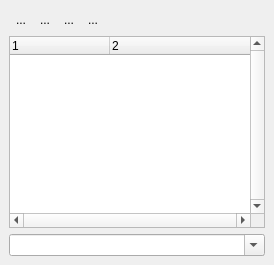
  <widget class="QDockWidget" name="dockWidgetHistory">
   <property name="sizePolicy">
    <sizepolicy hsizetype="Preferred" vsizetype="Preferred">
     <horstretch>0</horstretch>
     <verstretch>0</verstretch>
    </sizepolicy>
   </property>
   <property name="windowIcon">
    <iconset theme="folder-recent"/>
   </property>
   <property name="toolTip">
    <string>History of console commands &amp; statements</string>
   </property>
   <property name="statusTip">
    <string>History of console commands &amp; statements</string>
   </property>
   <property name="whatsThis">
    <string>&lt;html&gt;&lt;head/&gt;&lt;body&gt;&lt;p&gt;The history of commands and statements executed at Scipyen's console, and grouped by session, (start and end times shown).&lt;/p&gt;&lt;p&gt;Sessions without an end time are those where Scipyen was suddenly aborted.&lt;/p&gt;&lt;p&gt;You can copy these lines to a file, to the Scipyen's console, or execute them again (directly) by double-clicking.&lt;/p&gt;&lt;/body&gt;&lt;/html&gt;</string>
   </property>
   <property name="features">
    <set>QDockWidget::DockWidgetFeature::DockWidgetFloatable|QDockWidget::DockWidgetFeature::DockWidgetMovable</set>
   </property>
   <property name="windowTitle">
    <string>&amp;Command History</string>
   </property>
   <attribute name="dockWidgetArea">
    <number>8</number>
   </attribute>
   <widget class="QWidget" name="dockWidgetHistoryContents">
    <layout class="QGridLayout" name="gridLayout_2">
     <item row="0" column="0">
      <layout class="QHBoxLayout" name="horizontalLayout_4">
       <property name="spacing">
        <number>0</number>
       </property>
       <item>
        <widget class="QToolButton" name="historyCommandsExecuteToolButton">
         <property name="toolTip">
          <string>Execute selected commands</string>
         </property>
         <property name="statusTip">
          <string>Execute selected commands</string>
         </property>
         <property name="whatsThis">
          <string>Execute selected commands</string>
         </property>
         <property name="text">
          <string>...</string>
         </property>
         <property name="icon">
          <iconset theme="run-build"/>
         </property>
         <property name="autoRaise">
          <bool>true</bool>
         </property>
        </widget>
       </item>
       <item>
        <widget class="QToolButton" name="historyCommandsToConsoleToolButton">
         <property name="toolTip">
          <string>Send commands to console</string>
         </property>
         <property name="statusTip">
          <string>Send commands to console</string>
         </property>
         <property name="whatsThis">
          <string>Send commands to console</string>
         </property>
         <property name="accessibleName">
          <string>Send commands to console</string>
         </property>
         <property name="accessibleDescription">
          <string>Send commands to console</string>
         </property>
         <property name="text">
          <string>...</string>
         </property>
         <property name="icon">
          <iconset theme="scriptnew"/>
         </property>
         <property name="autoRaise">
          <bool>true</bool>
         </property>
        </widget>
       </item>
       <item>
        <widget class="QToolButton" name="copyHistoryCommands">
         <property name="toolTip">
          <string>Copy selected commands to clipboard</string>
         </property>
         <property name="statusTip">
          <string>Copy selected commands to clipboard</string>
         </property>
         <property name="whatsThis">
          <string>Copy selected commands to clipboard</string>
         </property>
         <property name="text">
          <string>...</string>
         </property>
         <property name="icon">
          <iconset theme="edit-copy"/>
         </property>
         <property name="autoRaise">
          <bool>true</bool>
         </property>
        </widget>
       </item>
       <item>
        <widget class="QToolButton" name="saveHistoryToolbutton">
         <property name="toolTip">
          <string>Save history to file</string>
         </property>
         <property name="statusTip">
          <string>Save history to file</string>
         </property>
         <property name="whatsThis">
          <string>Save history to file</string>
         </property>
         <property name="text">
          <string>...</string>
         </property>
         <property name="icon">
          <iconset theme="document-save"/>
         </property>
         <property name="autoRaise">
          <bool>true</bool>
         </property>
        </widget>
       </item>
       <item>
        <spacer name="horizontalSpacer_4">
         <property name="orientation">
          <enum>Qt::Orientation::Horizontal</enum>
         </property>
         <property name="sizeHint" stdset="0">
          <size>
           <width>40</width>
           <height>20</height>
          </size>
         </property>
        </spacer>
       </item>
      </layout>
     </item>
     <item row="1" column="0">
      <widget class="QTreeWidget" name="historyTreeWidget">
       <property name="sizePolicy">
        <sizepolicy hsizetype="MinimumExpanding" vsizetype="MinimumExpanding">
         <horstretch>0</horstretch>
         <verstretch>0</verstretch>
        </sizepolicy>
       </property>
       <property name="contextMenuPolicy">
        <enum>Qt::ContextMenuPolicy::CustomContextMenu</enum>
       </property>
       <property name="verticalScrollBarPolicy">
        <enum>Qt::ScrollBarPolicy::ScrollBarAlwaysOn</enum>
       </property>
       <property name="horizontalScrollBarPolicy">
        <enum>Qt::ScrollBarPolicy::ScrollBarAlwaysOn</enum>
       </property>
       <property name="showDropIndicator" stdset="0">
        <bool>false</bool>
       </property>
       <property name="dragEnabled">
        <bool>true</bool>
       </property>
       <property name="dragDropMode">
        <enum>QAbstractItemView::DragDropMode::DragOnly</enum>
       </property>
       <property name="alternatingRowColors">
        <bool>true</bool>
       </property>
       <property name="selectionMode">
        <enum>QAbstractItemView::SelectionMode::ExtendedSelection</enum>
       </property>
       <property name="selectionBehavior">
        <enum>QAbstractItemView::SelectionBehavior::SelectItems</enum>
       </property>
       <property name="columnCount">
        <number>2</number>
       </property>
       <attribute name="headerVisible">
        <bool>true</bool>
       </attribute>
       <attribute name="headerCascadingSectionResizes">
        <bool>true</bool>
       </attribute>
       <attribute name="headerMinimumSectionSize">
        <number>100</number>
       </attribute>
       <attribute name="headerDefaultSectionSize">
        <number>100</number>
       </attribute>
       <attribute name="headerHighlightSections">
        <bool>true</bool>
       </attribute>
       <attribute name="headerShowSortIndicator" stdset="0">
        <bool>false</bool>
       </attribute>
       <attribute name="headerStretchLastSection">
        <bool>true</bool>
       </attribute>
       <column>
        <property name="text">
         <string notr="true">1</string>
        </property>
       </column>
       <column>
        <property name="text">
         <string notr="true">2</string>
        </property>
       </column>
      </widget>
     </item>
     <item row="2" column="0">
      <widget class="QComboBox" name="commandHistoryFinderComboBox">
       <property name="sizePolicy">
        <sizepolicy hsizetype="MinimumExpanding" vsizetype="Fixed">
         <horstretch>0</horstretch>
         <verstretch>0</verstretch>
        </sizepolicy>
       </property>
       <property name="toolTip">
        <string>Search for commands in the selected session, using regular expressions</string>
       </property>
       <property name="statusTip">
        <string>Search for commands in the selected session, using regular expressions</string>
       </property>
       <property name="whatsThis">
        <string>Search for commands in the selected session, using regular expressions</string>
       </property>
       <property name="editable">
        <bool>true</bool>
       </property>
      </widget>
     </item>
    </layout>
   </widget>
  </widget>
